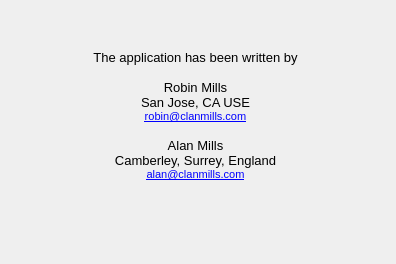
<?xml version="1.0" encoding="UTF-8"?>
<ui version="4.0">
 <class>about</class>
 <widget class="QDialog" name="about">
  <property name="windowModality">
   <enum>Qt::ApplicationModal</enum>
  </property>
  <property name="geometry">
   <rect>
    <x>0</x>
    <y>0</y>
    <width>396</width>
    <height>264</height>
   </rect>
  </property>
  <property name="minimumSize">
   <size>
    <width>396</width>
    <height>264</height>
   </size>
  </property>
  <property name="maximumSize">
   <size>
    <width>396</width>
    <height>264</height>
   </size>
  </property>
  <property name="contextMenuPolicy">
   <enum>Qt::NoContextMenu</enum>
  </property>
  <property name="windowTitle">
   <string>About</string>
  </property>
  <property name="windowIcon">
   <iconset>
    <normaloff>:/icon/icon</normaloff>:/icon/icon</iconset>
  </property>
  <property name="modal">
   <bool>true</bool>
  </property>
  <widget class="QLabel" name="label">
   <property name="geometry">
    <rect>
     <x>10</x>
     <y>50</y>
     <width>371</width>
     <height>164</height>
    </rect>
   </property>
   <property name="text">
    <string>&lt;!DOCTYPE HTML PUBLIC &quot;-//W3C//DTD HTML 4.0//EN&quot; &quot;http://www.w3.org/TR/REC-html40/strict.dtd&quot;&gt;
&lt;html&gt;&lt;head&gt;&lt;meta name=&quot;qrichtext&quot; content=&quot;1&quot; /&gt;&lt;style type=&quot;text/css&quot;&gt;
p, li { white-space: pre-wrap; }
&lt;/style&gt;&lt;/head&gt;&lt;body style=&quot; font-family:'MS Shell Dlg 2'; font-size:8.25pt; font-weight:400; font-style:normal;&quot;&gt;
&lt;p align=&quot;center&quot; style=&quot; margin-top:0px; margin-bottom:0px; margin-left:0px; margin-right:0px; -qt-block-indent:0; text-indent:0px;&quot;&gt;&lt;span style=&quot; font-family:'Sans'; font-size:10pt;&quot;&gt;The application has been written by&lt;/span&gt;&lt;/p&gt;
&lt;p align=&quot;justify&quot; style=&quot;-qt-paragraph-type:empty; margin-top:0px; margin-bottom:0px; margin-left:0px; margin-right:0px; -qt-block-indent:0; text-indent:0px; font-family:'Sans'; font-size:10pt;&quot;&gt;&lt;/p&gt;
&lt;p align=&quot;center&quot; style=&quot; margin-top:0px; margin-bottom:0px; margin-left:0px; margin-right:0px; -qt-block-indent:0; text-indent:0px;&quot;&gt;&lt;span style=&quot; font-family:'Sans'; font-size:10pt;&quot;&gt;Robin Mills&lt;br /&gt;San Jose, CA USE&lt;br /&gt;&lt;/span&gt;&lt;a href=&quot;http://clanmills.com/robin.shtml&quot;&gt;&lt;span style=&quot; text-decoration: underline; color:#0000ff;&quot;&gt;robin@clanmills.com&lt;/span&gt;&lt;/a&gt;&lt;/p&gt;
&lt;p align=&quot;center&quot; style=&quot;-qt-paragraph-type:empty; margin-top:0px; margin-bottom:0px; margin-left:0px; margin-right:0px; -qt-block-indent:0; text-indent:0px; font-family:'Sans'; font-size:10pt; text-decoration: underline; color:#0000ff;&quot;&gt;&lt;/p&gt;
&lt;p align=&quot;center&quot; style=&quot; margin-top:0px; margin-bottom:0px; margin-left:0px; margin-right:0px; -qt-block-indent:0; text-indent:0px;&quot;&gt;&lt;span style=&quot; font-family:'Sans'; font-size:10pt;&quot;&gt;Alan Mills&lt;br /&gt;Camberley, Surrey, England&lt;br /&gt;&lt;/span&gt;&lt;a href=&quot;http://clanmills.com&quot;&gt;&lt;span style=&quot; text-decoration: underline; color:#0000ff;&quot;&gt;alan@clanmills.com&lt;/span&gt;&lt;/a&gt;&lt;/p&gt;&lt;/body&gt;&lt;/html&gt;</string>
   </property>
   <property name="alignment">
    <set>Qt::AlignLeading|Qt::AlignLeft|Qt::AlignTop</set>
   </property>
   <property name="wordWrap">
    <bool>true</bool>
   </property>
   <property name="textInteractionFlags">
    <set>Qt::LinksAccessibleByKeyboard|Qt::LinksAccessibleByMouse</set>
   </property>
  </widget>
 </widget>
 <resources/>
 <connections>
  <connection>
   <sender>label</sender>
   <signal>linkActivated(QString)</signal>
   <receiver>about</receiver>
   <slot>linkActivated(QString)</slot>
   <hints>
    <hint type="sourcelabel">
     <x>195</x>
     <y>135</y>
    </hint>
    <hint type="destinationlabel">
     <x>197</x>
     <y>131</y>
    </hint>
   </hints>
  </connection>
 </connections>
</ui>
